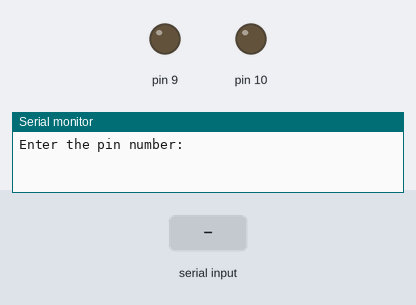
This sketch was run on a simulated Arduino Uno, built with avr-gcc and run on an emulated ATmega328P. On the bench: output pins drawn as LEDs (lit = HIGH), the last lines printed to the serial monitor. The test bench sets the inputs (shaded band).

Above: at 1.2 s.
1.3 s: "9\n" received over Serial
At 2.1 s:
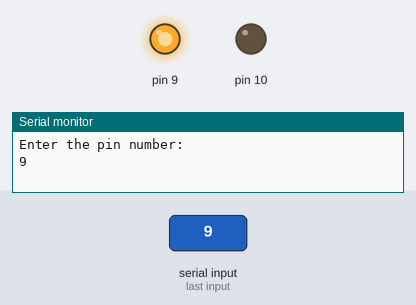
2.8 s: "10\n" received over Serial
At 3.3 s:
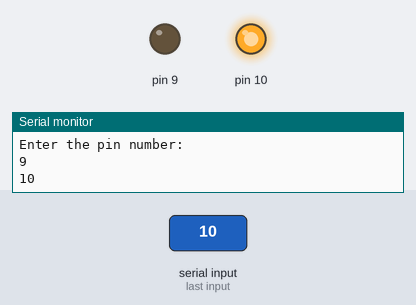
4.3 s: "100\n" received over Serial
At 5.5 s:
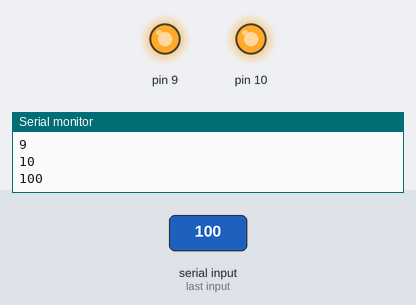
5.8 s: "90,45\n" received over Serial
At 6.7 s:
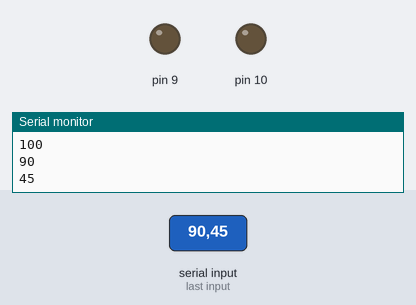
Timing chart, 0 to 8.3 s (numbered marks = the images above; inputs shaded):
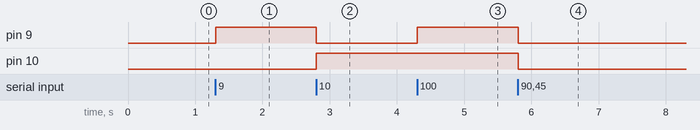

The sketch:

water-pump-final-workingWala.ino
```cpp
void setup() {
  // put your setup code here, to run once:
  pinMode(9, OUTPUT);
  pinMode(10, OUTPUT);
  // pinMode(11, OUTPUT);
  // pinMode(12, OUTPUT);

  Serial.begin(9600);
  Serial.println("Enter the pin number: ");

}

int pumpGroup;

void loop() {
  // digitalWrite(10,HIGH);
  // delay(5000);
  // digitalWrite(10, LOW);
  // delay(1000);

  // digitalWrite(9, HIGH);
  // delay(5000);
  // digitalWrite(9, LOW);
  // delay(1000);

  if (Serial.available() > 1) {
    pumpGroup = Serial.parseInt();
    Serial.println(pumpGroup);

    if (pumpGroup == 9) {
      digitalWrite(9, HIGH);
      // digitalWrite(11, HIGH);
      // delay(10000);
      digitalWrite(10, LOW);
      // digitalWrite(12, LOW);
      // delay(1000);
    } else if (pumpGroup == 10) {
      digitalWrite(10,HIGH);
      // digitalWrite(12,HIGH);
      // delay(10000);
      digitalWrite(9, LOW);
      // digitalWrite(11, LOW);
      // delay(1000);
    } else if (pumpGroup == 100) {
      digitalWrite(10,HIGH);
      // digitalWrite(12,HIGH);
      // delay(10000);
      digitalWrite(9, HIGH);
      // digitalWrite(11, LOW);
      // delay(1000);
    } else {
      digitalWrite(10, LOW);
      // digitalWrite(12, LOW);
      digitalWrite(9, LOW);
      // digitalWrite(11, LOW);
    }
  }

}


/* ============== PSEUDO CODE ============= */
/*
 if mood is happy:
    run groups [red / blue]
 if mood is sad:
    run groups [ green ]
 if mood is angry:
    run groups [red / blue / green]
 if mood is neutral:
    run groups [  ]
*/

// GROUPS DESC
/* red - 2 motors
   blue - 2 motors
   green - 1 motor
*/
```

Measured:
- after the input at 1.3 s, pin 9: LOW → HIGH at once
- after the input at 2.8 s, pin 9: HIGH → LOW at once; pin 10: LOW → HIGH at once
- after the input at 4.3 s, pin 9: LOW → HIGH at once
- after the input at 5.8 s, pin 9, pin 10: HIGH → LOW at once
